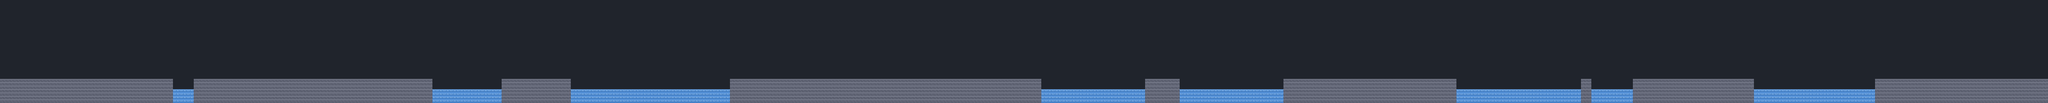

A level layout from a 2D game, rendered from its tile map. Below: a short description, then the map file with tile-grid data replaced by summaries:
An orthogonal 592x30 tile map with 8x8 px tiles, 1 tile layer (terrain) and 132 objects (54x bones, 32x props, 14x hints, 12x lights, 6x movers, ...).

<map version="1.8" tiledversion="1.8.2" orientation="orthogonal" renderorder="right-down" width="592" height="30" tilewidth="8" tileheight="8" infinite="0" backgroundcolor="#20242c" nextlayerid="9" nextobjectid="133">
 <editorsettings>
  <export target="../riverwalk/level/tiled/night.lua" format="lua" />
 </editorsettings>
 <properties>
  <property name="bikes" value="{}" />
  <property name="ballBack" value="THE BALL IS UNDER THE DOCK!" />
  <property name="dark" type="bool" value="true" />
  <property name="greyStyle" value="town" />
  <property name="intro" value="{ &quot;LEVEL 6&quot;, &quot;NIGHT HARBOUR&quot;, &quot;A FOX TOOK THE BALL!&quot; }" />
  <property name="name" value="NIGHT HARBOUR" />
  <property name="number" type="int" value="6" />
  <property name="outro" value="{ &quot;HOME AT LAST!&quot;, &quot;GOOD NIGHT, PEPPER!&quot; }" />
  <property name="pickupSay" value="BRING ME THE BALL, PEPPER!" />
  <property name="scenery" value="greybox" />
  <property name="time" type="int" value="420" />
  <property name="title" value="Pepper: Night Harbour" />
 </properties>
 <tileset firstgid="1" name="terrain" tilewidth="8" tileheight="8" tilecount="4" columns="4">
  <image source="terrain.png" width="32" height="8" />
  <tile id="0">
   <properties>
    <property name="char" value="#" />
    <property name="what" value="solid" />
   </properties>
  </tile>
  <tile id="1">
   <properties>
    <property name="char" value="~" />
    <property name="what" value="water" />
   </properties>
  </tile>
  <tile id="2">
   <properties>
    <property name="char" value="/" />
    <property name="what" value="slope up to the right" />
   </properties>
  </tile>
  <tile id="3">
   <properties>
    <property name="char" value="\" />
    <property name="what" value="slope down to the right" />
   </properties>
  </tile>
 </tileset>
 <layer id="1" name="terrain" width="592" height="30">
  <data>[17760 cells, 3499 non-empty, 2 distinct tile ids]</data>
 </layer>
 <objectgroup id="2" name="props" color="#ffa040" draworder="index">
  <object id="1" type="props" x="520" y="168" width="32" height="16">
   <properties>
    <property name="name" value="" />
    <property name="kind" value="solid" />
    <property name="layer" value="play" />
   </properties>
  </object>
  <object id="2" name="CRATES" type="props" x="552" y="152" width="32" height="32">
   <properties>
    <property name="kind" value="solid" />
    <property name="layer" value="play" />
    <property name="label" value="top" />
   </properties>
  </object>
  <object id="3" name="TARP" type="props" x="760" y="160" width="88" height="24">
   <properties>
    <property name="kind" value="decor" />
    <property name="layer" value="back" />
    <property name="label" value="top" />
   </properties>
  </object>
  <object id="4" type="props" x="1040" y="184" width="40" height="6">
   <properties>
    <property name="name" value="" />
    <property name="kind" value="oneway" />
    <property name="layer" value="play" />
    <property name="crumble" type="bool" value="true" />
    <property name="hidden" type="bool" value="true" />
   </properties>
  </object>
  <object id="5" type="props" x="1112" y="184" width="40" height="6">
   <properties>
    <property name="name" value="" />
    <property name="kind" value="oneway" />
    <property name="layer" value="play" />
    <property name="crumble" type="bool" value="true" />
    <property name="hidden" type="bool" value="true" />
   </properties>
  </object>
  <object id="6" type="props" x="1808" y="168" width="32" height="16">
   <properties>
    <property name="name" value="" />
    <property name="kind" value="solid" />
    <property name="layer" value="play" />
   </properties>
  </object>
  <object id="7" name="BOXES" type="props" x="1840" y="152" width="32" height="32">
   <properties>
    <property name="kind" value="solid" />
    <property name="layer" value="play" />
    <property name="label" value="top" />
   </properties>
  </object>
  <object id="8" type="props" x="1932" y="165" width="4" height="19">
   <properties>
    <property name="name" value="" />
    <property name="kind" value="decor" />
    <property name="layer" value="back" />
   </properties>
  </object>
  <object id="9" type="props" x="1992" y="165" width="4" height="19">
   <properties>
    <property name="name" value="" />
    <property name="kind" value="decor" />
    <property name="layer" value="back" />
   </properties>
  </object>
  <object id="10" name="NET SHED" type="props" x="1928" y="158" width="72" height="7">
   <properties>
    <property name="kind" value="solid" />
    <property name="layer" value="play" />
    <property name="label" value="below" />
   </properties>
  </object>
  <object id="11" type="props" x="2080" y="104" width="96" height="80">
   <properties>
    <property name="name" value="" />
    <property name="kind" value="decor" />
    <property name="layer" value="back" />
   </properties>
  </object>
  <object id="12" name="ROOF" type="props" x="2088" y="112" width="80" height="4">
   <properties>
    <property name="kind" value="oneway" />
    <property name="layer" value="play" />
    <property name="label" value="below" />
   </properties>
  </object>
  <object id="13" name="STACK" type="props" x="2040" y="152" width="32" height="32">
   <properties>
    <property name="kind" value="solid" />
    <property name="layer" value="play" />
    <property name="label" value="top" />
   </properties>
  </object>
  <object id="14" name="CRATES" type="props" x="2192" y="144" width="64" height="40">
   <properties>
    <property name="kind" value="decor" />
    <property name="layer" value="back" />
    <property name="label" value="top" />
   </properties>
  </object>
  <object id="15" type="props" x="2436" y="184" width="24" height="6">
   <properties>
    <property name="name" value="" />
    <property name="kind" value="oneway" />
    <property name="layer" value="play" />
    <property name="crumble" type="bool" value="true" />
    <property name="hidden" type="bool" value="true" />
   </properties>
  </object>
  <object id="16" type="props" x="2492" y="184" width="24" height="6">
   <properties>
    <property name="name" value="" />
    <property name="kind" value="oneway" />
    <property name="layer" value="play" />
    <property name="crumble" type="bool" value="true" />
    <property name="hidden" type="bool" value="true" />
   </properties>
  </object>
  </objectgroup>
 <objectgroup id="3" name="zones" color="#ff4060" draworder="index">
  <!-- 2 objects omitted --></objectgroup>
 <objectgroup id="4" name="movers" color="#40c0ff" draworder="index">
  <!-- 6 objects omitted --></objectgroup>
 <objectgroup id="5" name="critters" color="#c060ff" draworder="index">
 </objectgroup>
 <objectgroup id="6" name="lamps" color="#ffe040" draworder="index">
  <!-- 17 objects omitted --></objectgroup>
 <objectgroup id="7" name="bones" color="#ffffff" draworder="index">
  <!-- 54 objects omitted --></objectgroup>
 <objectgroup id="8" name="story" color="#40ff80" draworder="index">
  <!-- 21 objects omitted --></objectgroup>
</map>
<!-- 116 of 132 objects omitted -->
